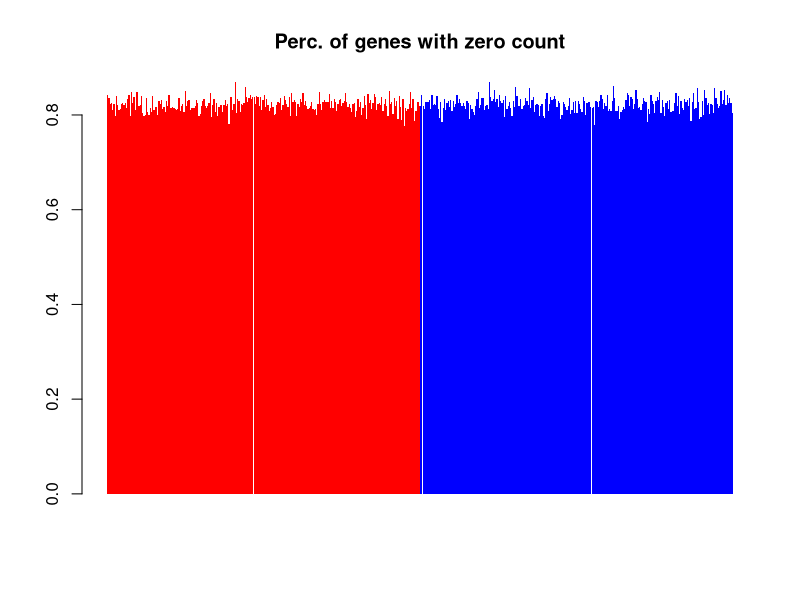
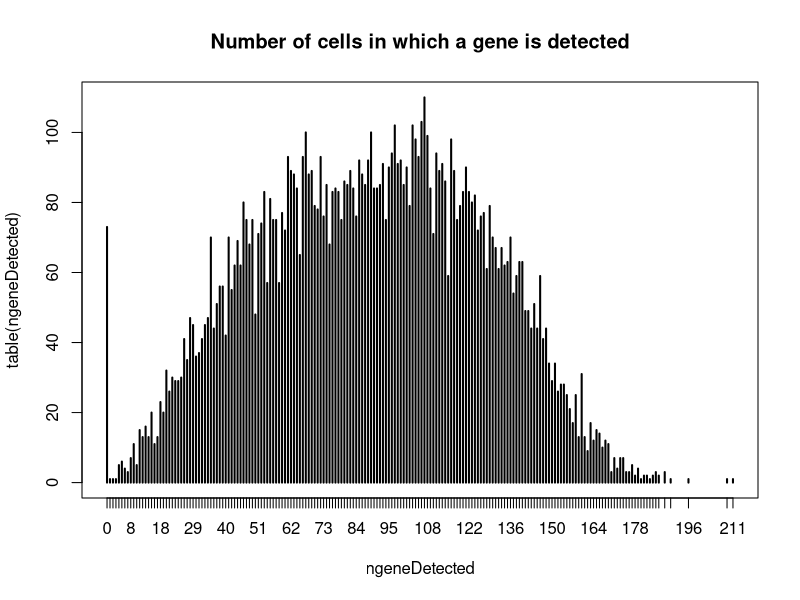
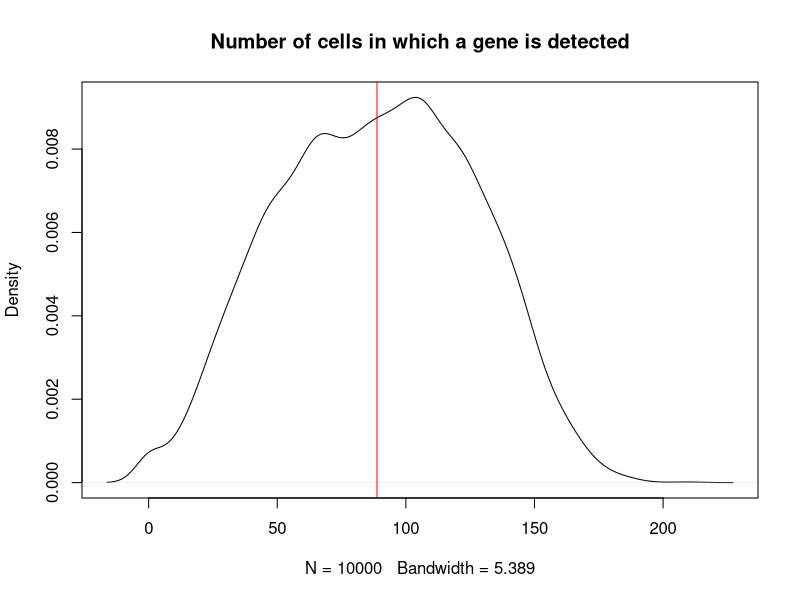
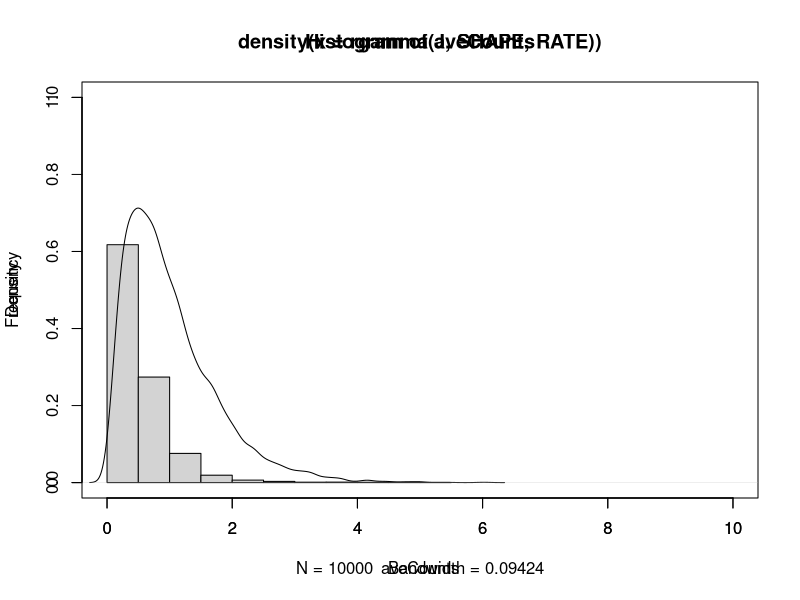

Recreate these plots in R, in order.
######################
# FUNCTIONS
######################
simulateZINB <- function(j = 100, s = 1, n = 10,
                         nbDisp = .1, gammaShape = 2, gammaRate = 2,
                         fc = 5, nDE = 0, upDEprop = .5, cellBiasSD = .25,
                         ZIprop = .5){
  
  stopifnot(upDEprop >= 0 | upDEprop <= 1)
  stopifnot(ZIprop >= 0 | ZIprop <= 1)
  
  #### mean NB
  # cell-specific bias for cell j
  log2theta = lapply(n, function(x) rnorm(x, 0, cellBiasSD))
  theta = lapply(log2theta, function(x) 2^x)
  
  # fold change
  lambdaBaseline = rgamma(j, shape = gammaShape, rate = gammaRate)
  fcList = lapply(1:s, function(x){
    fc = rep(1, j)
    if (nDE[x] != 0){
      de = sample(j, nDE[x])
      fc[de] = 0 # DE downregulated
      propUp = round(nDE[x] * upDEprop[x])
      if (propUp > 0){
        upDe = sample(de, propUp)
        fc[upDe] = FC[x] # DE upregulated
      }
    }
    fc
  })
  lambda = lapply(fcList, function(x) x * lambdaBaseline)
  NBmean = lapply(1:s, function(x) lambda[[x]] %*% t(theta[[x]]))
  NBmean = do.call(cbind, NBmean)
  
  #### counts
  Y = sapply(1:sum(n), function(y){
    sapply(1:j, function(x){
      rnbinom(1, mu = NBmean[x, y], size = nbDisp)  
    })
  })
  
  #### ZI 
  sumZeroBefore = sum(Y == 0)
  randomZero = sample(length(Y), round(ZIprop * prod(dim(Y))))
  Y[randomZero] = 0
  stopifnot(sumZeroBefore <= sum(Y == 0))
  Y
}


#######################
# SIMULATE
#######################
J            = 10000 # number of genes
S            = 2 # number of subpopulations
N            = rep(250, S) #number of cells for each subpopulation
NB_DISP      = .5
SHAPE        = 2
RATE         = 2
FC           = rep(5, S) #fold change
DE           = rep(1000, S) # number of DE genes
UP_DE        = rep(.2, S) # proportion of DE genes that are upregulated
CELL_BIAS_SD = .25 #gaussian
ZI           = .5 # prop of genes with technical zero

Y = simulateZINB(j = J, s = S, n = N, nbDisp = NB_DISP, gammaShape = SHAPE,
                 gammaRate = RATE, fc = FC, nDE = DE, upDEprop = UP_DE,
                 cellBiasSD = CELL_BIAS_SD, ZI = .5)


#####################
# PLOTS
#####################
color = c(rep('red', 250), rep('blue', 250))

genezero = apply(Y, 2, function(x) length(x[x == 0])/length(x))
par(lty = 0)
barplot(genezero, col = color, main = 'Perc. of genes with zero count', space=0)
par(lty = 1)

ngeneDetected = apply(Y, 1, function(x) length(x[x != 0]))
plot(table(ngeneDetected), main= 'Number of cells in which a gene is detected')
plot(density(ngeneDetected), main = 'Number of cells in which a gene is detected')
abline(v = mean(ngeneDetected), col = 'red')

aveCounts = apply(Y, 1, mean)
h = hist(aveCounts, plot = F)
h$counts = h$counts/sum(h$counts)
plot(h, xlim = c(0, 10), ylim = c(0, 1))
par(new = T)
plot(density(rgamma(J, SHAPE, RATE)), xlim = c(0,10), ylim = c(0, 1))















